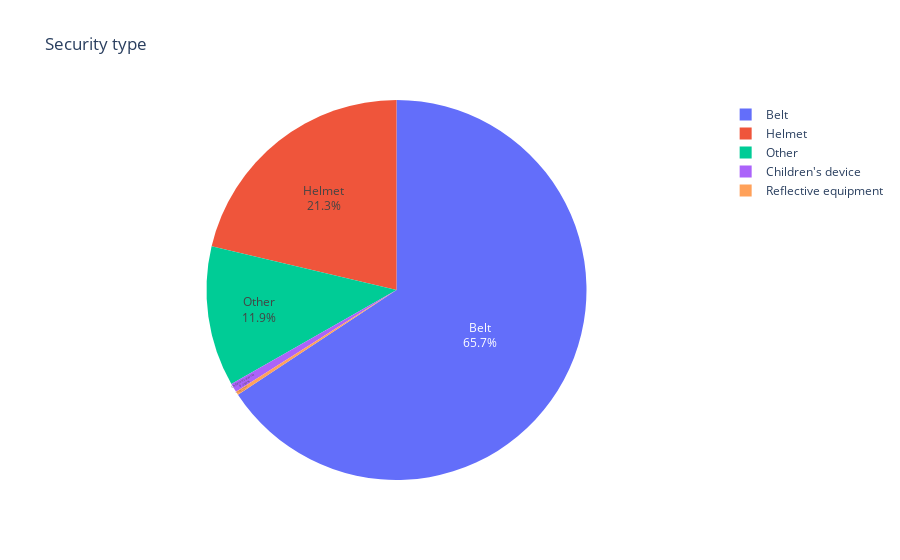

This figure's notebook cell:
### Code cell
pie(users, "secu", "Security type")

### Figure 1 — Plotly figure (JSON) as saved in the notebook; plotly's stock layout.template omitted (floating-point values rounded to 4 significant figures)
{"data": [{"domain": {"x": [0, 1], "y": [0, 1]}, "hovertemplate": "index=%{label}<br>value=%{value}<extra></extra>", "labels": ["Belt", "Helmet", "Other", "Children's device", "Reflective equipment"], "legendgroup": "", "name": "", "showlegend": true, "textinfo": "percent+label", "textposition": "inside", "type": "pie", "values": [0.6571, 0.213, 0.1193, 0.007635, 0.002918]}], "layout": {"legend": {"tracegroupgap": 0}, "title": {"text": "Security type"}}}
